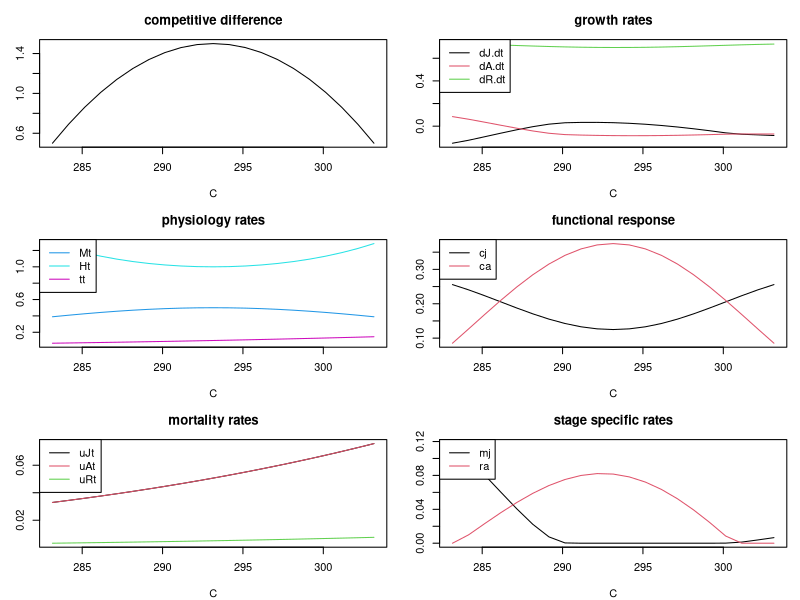

Generate this figure with R:

#### PARAMETERS ################################################################

# z: adult to juvenile size ratio
z<-0.2
# p: adult modifier on production of juveniles
# can use to modify stage structure, seems like it needs to be <1
p<-0.4
# sig: conversion efficiency of resource to useful energy for fish
sig<-0.7
# M: maximum ingestion rate
# make mass specific?
M<-0.5
# MS: function breadth for max intake rate
# i.e. attack rate, opens downward
MS<-10
# H: handling time
# speed at which fish can eat resources (smaller is faster)
H<-1
# HS: function breadth for handling time
# temperature parabola opens upward
HS<-10
# uJ: juvenile mortality
# uJt = 0.05 when C = 293.15
uJ<-10000
# uJe: activation energy of juvenile mortality
uJe<--0.308
# uA: adult mortality
# uAt = 0.05 when C = 293.15
uA<-10000
# uAe: activation energy of adult mortality
uAe<--0.308
# uR: resource mortality
# uR = 0.005 when C = 293.15
uR<-1000
# uRe: activation energy of resource mortality
uRe<--0.308
# t: costs of maintaining somatic growth/turnover
# i.e. base level of resource intake you must exceed to mature/reproduce
# t = 0.1 when C = 293.15
t<-10000
# te: activation energy of metabolic waste
te<--0.291
# r: resource growth rate
r<-1.5
# rS: function breadth for resource growth rate
# temperature parabola opens downward
rS<-15
# K: resource carrying capacity
K<-5
# B: adult reproductive rate
B<-0.5
# boltzmann's constant
kb<-8.617*10^-5
# Copt: optimal temperature in kelvin
# 283.15 is cold, 293.15 is optimal, 303.15 is hot
Copt<-293.15

# C: temperature in kelvin
# 283.15 is cold, 293.15 is optimal, 303.15 is hot
C<-seq(from=Copt-10,to=Copt+10,length = 21)

# initial state values
R <- J <- A <- 1

# plotting settings
par(mfcol=c(3,2), mar=c(4,3,3,1))

#### MODEL #####################################################################

# t subscript in variable name indicates temperature-sensitive
# base terms are now the scaling factor for temperature-sensitive terms

# Mt: maximum ingestion rate
# Ht: handling time
# tt: costs of maintaining somatic growth/turnover
# uJt: mortality rate for juveniles
# uAt: mortality rate for adults
# uRt: mortality rate for resources
# rt: resource growth rate
# qt: competitive difference between adults and juveniles
# ca: functional response for adults
# cj: functional response for juveniles
# mj: juvenile maturation rate
# ra: reproduction per adult

Mt<-M*exp(-(C-Copt)^2/(2*MS)^2)
Ht<-H*exp((C-Copt)^2/(2*HS)^2)
tt<-t*exp(te/(kb*C))
uJt<-uJ*exp(uJe/(kb*C))
uAt<-uA*exp(uAe/(kb*C))
uRt<-uR*exp(uRe/(kb*C))
rt<-r*exp(-(C-Copt)^2/(2*rS)^2)

qt<--0.01*(C-Copt)^2+1.5

ca<-qt*Mt*(R/(Ht+R))
cj<-(2-qt)*Mt*(R/(Ht+R))

mj.condition <- !(sig*cj-tt)<0
mj <- (sig*cj-tt-uJt)/(1-z^(1-(uJt/(sig*cj-tt))))
mj <- mj.condition * mj

ra.condition <- !(sig*ca-tt)<0
ra <- (sig*ca-tt)*B
ra <- ra.condition * ra

dJ.dt<- ra*A -mj*J - uJt *J
dA.dt<- mj*J - uAt*A -ra*p*A
dR.dt<- rt*R*(1-(R/K)) - cj*J - ca*A - uRt*R

#### PLOTS #####################################################################

plot(qt~C, type='l', col=1, main="competitive difference", ylim = range(qt))

plot(Mt~C, type='l', col=4, main="physiology rates",
     ylim=range(Mt, Ht, tt))
lines(C, Ht, col=5)
lines(C, tt, col=6)
legend("topleft", legend=c("Mt", "Ht", "tt"),
       col=4:6, lty=1)

plot(uJt~C, type='l', col=1, main="mortality rates",
     ylim=range(uJt, uAt, uRt))
lines(C, uAt, col=2)
lines(C, uRt, col=3)
legend("topleft", legend=c("uJt", "uAt", "uRt"),
       col=1:3, lty=1)

plot(dJ.dt~C, type='l', col=1, main="growth rates", 
     ylim=range(dJ.dt, dA.dt, dR.dt))
lines(C, dA.dt, col=2)
lines(C, dR.dt, col=3)
legend("topleft", legend=c("dJ.dt", "dA.dt", "dR.dt"),
       col=1:3, lty=1)

plot(cj~C, type='l', col=1, main="functional response",
     ylim=range(cj,ca))
lines(C, ca, col=2)
legend("topleft", legend=c("cj", "ca"),
       col=1:2, lty=1)

plot(mj~C, type='l', col=1, main="stage specific rates",
     ylim=range(mj,ra))
lines(C, ra, col=2)
legend("topleft", legend=c("mj", "ra"),
       col=1:2, lty=1)




